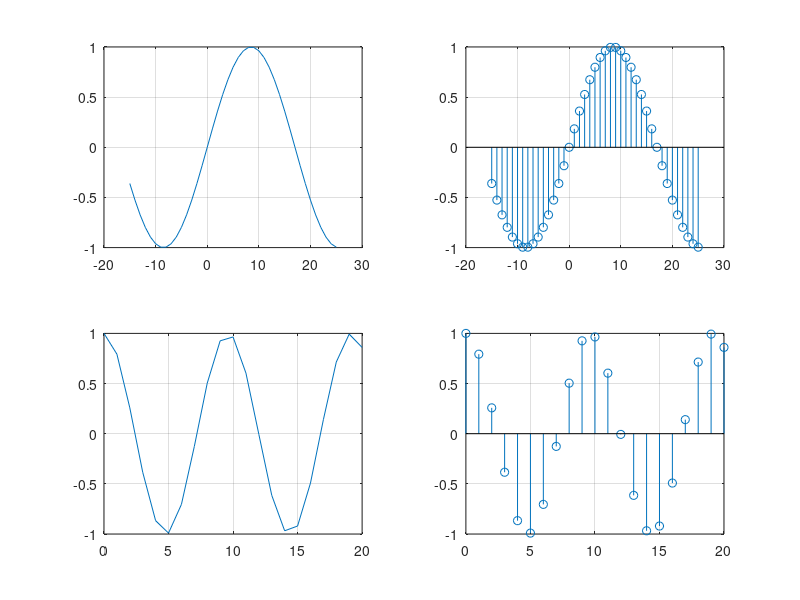

The MATLAB source for this figure:
%subpunctul a
z=zeros(1,21);
z(6)=1;
n=0:20;
m=-5:15;
figure(1);
subplot(1,2,1),plot(n,z)
subplot(1,2,2),plot(m,z)
%subpunctul b
t=abs(10-n);
n=0:20;
plot(n,t)
%subpunctul c
n=-15:25;
x1=sin((pi*n)/17);
subplot(2,2,1),plot(n,x1),grid
subplot(2,2,2),stem(n,x1),grid
m=0:20;
x2=cos((pi*m)/sqrt(23));
subplot(2,2,3),plot(m,x2),grid
subplot(2,2,4),stem(m,x2),grid
